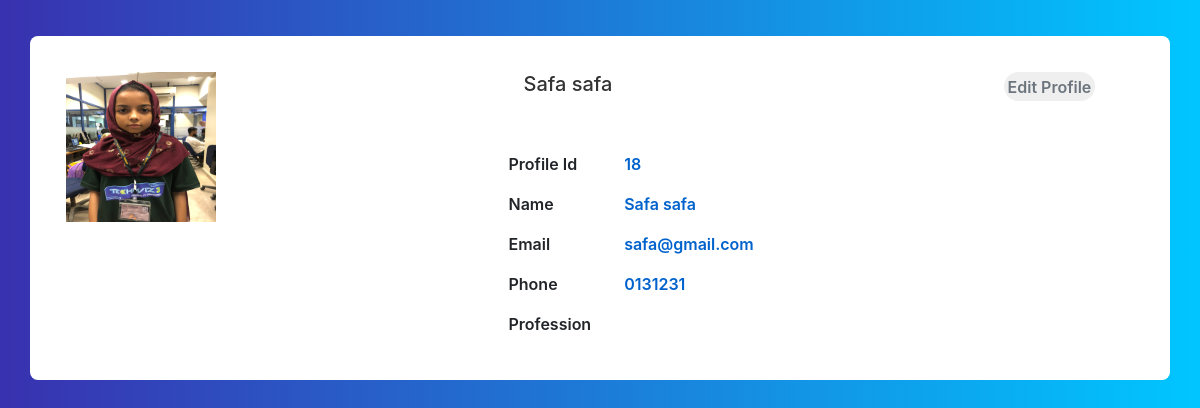
The page /details/ on the database as committed earlier.
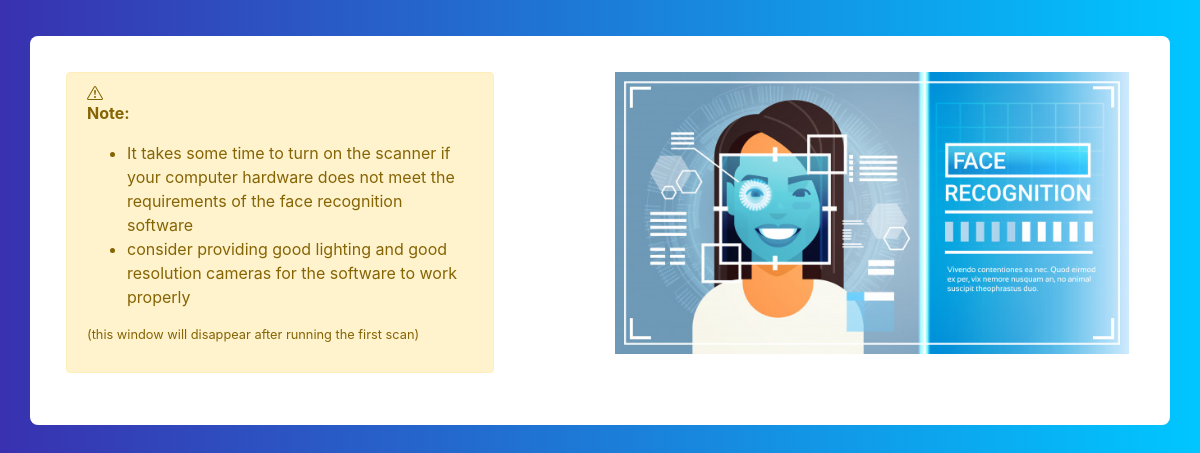
The same page on the database as committed later.
### core/models.py (models this page shows, shortened)
class Profile(models.Model):
    first_name = models.CharField(max_length=70)
    last_name = models.CharField(max_length=70)
    date = models.DateField(default=True)
    phone = models.BigIntegerField()
    email = models.EmailField()
    status = models.CharField(max_length=70)
    image = models.ImageField()
    updated = models.DateTimeField(auto_now=True)

### core/views.py (the view)
# urls.py: path('details/', details, name= 'details'),
def details(request):
    try:
        last_face = LastFace.objects.last()
        profile = Profile.objects.get(Q(image__icontains=last_face))
    except:
        last_face = None
        profile = None
    context = {
        'profile': profile,
        'last_face': last_face
    }
    return render(request, 'core/details.html', context)

### core/models.py (called while the page is built)
    def __str__(self):
        return self.last_face

### core/templates/core/details.html (shortened to what the changed rows need)
{% extends "core/base.html" %}
{% load static %}
{% block content %}
{% if profile == None %}
<div class="container emp-profile">
    <div class="row">
        <div class="col-md-5">
            <div class="alert alert-warning">
                <p><b>Note: </b>
                <ul>
                    <li>It takes some time to turn on the scanner if your computer hardware
                        does not meet the requirements of the face recognition software</li>
                    <li>consider providing good lighting and good resolution cameras
                        for the software to work properly</li>
                </ul>
                <small>(this window will disappear after running the first scan)</small>
                </p>
            </div>
        </div>
        <div class="col-md-1">
        </div>
        <div class="col-md-6">
            <div>
                <img src="{% static 'img/fgirl.jpg'%}" alt="" width="99%">
            </div>
        </div>
    </div>
</div>
{% else %}
    <div class="container emp-profile">
        <div class="row">
            <div class="col-md-5">
                <div class="">
                    <img src="{{ profile.image.url }}" alt="" width=150px" height="150px"/>
                </div>
            </div>
            <div class="col-md-7">
                <div class="row">
                    <div class="col-md-9">
                        <div class="profile-head">
                            <h5>
                                {{profile.first_name}} {{profile.last_name}}
                            </h5>
                        </div>
                    </div>
                    <div class="col-md-3">
                        <a href="{% url 'edit_profile' profile.id %}"><input type="button" class="profile-edit-btn" name="btnAddMore" value="Edit Profile" /></a>
                    </div>
                </div>
                <br><br>
                <div class="row">
                    <div class="tab-content profile-tab" id="myTabContent">
                        <div class="tab-pane fade show active" id="home" role="tabpanel" aria-labelledby="home-tab">
                            <div class="row">
                                <div class="col-md-6">
                                    <label>Profile Id</label>
                                </div>
                                <div class="col-md-6">
                                    <p>{{profile.id}}</p>
                                </div>
                            </div>
                            <div class="row">
                                <div class="col-md-6">
                                    <label>Name</label>
                                </div>
                                <div class="col-md-6">
                                    <p>{{profile.first_name}} {{profile.last_name}}</p>
                                </div>
                            </div>
                            <div class="row">
                                <div class="col-md-6">
                                    <label>Email</label>
                                </div>
                                <div class="col-md-6">
                                    <p>{{profile.email}}</p>
                                </div>
                            </div>
                            <div class="row">
                                <div class="col-md-6">
                                    <label>Phone</label>
                                </div>
                                <div class="col-md-6">
                                    <p>0{{profile.phone}}</p>
                                </div>
                            </div>
                            <div class="row">
                                <div class="col-md-6">
                                    <label>Profession</label>
                                </div>
                                <div class="col-md-6">
                                </div>
                            </div>
                        </div>
                    </div>
                </div>
            </div>
        </div>
    </div>
{% endif %}
{% endblock content %}

Rows that differ between the two databases and show on the page:
removed Profile: image (picture), first_name "Safa", last_name "safa", id "18", email "safa@gmail.com", phone "131231"
Other text that changed with them:
form field btnAddMore: "Edit Profile" → (not shown)
text no longer shown: "Profile Id Name Email Phone 0 Profession"
text now shown: "Note: It takes some time to turn on the scanner if your computer hardware does not meet the requirements of the face recognition software consider providing good lighting and good resolution cameras for the software to work properly (this window will disappear after running the first scan)"
